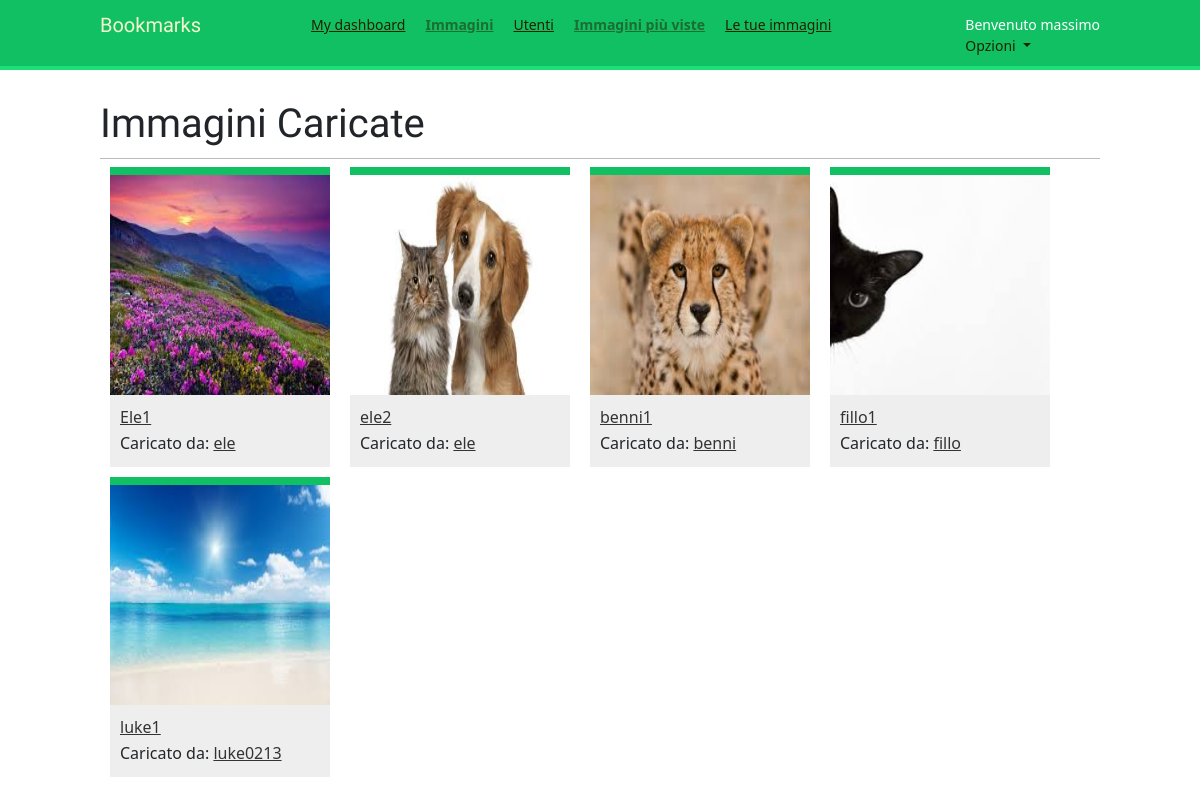
The page /images/ (signed in) on the database its author committed.
### images/models.py (models this page shows, shortened)
class Image(models.Model):
    user = models.ForeignKey(settings.AUTH_USER_MODEL, related_name='images_created', on_delete=models.CASCADE)
    title = models.CharField(max_length=200)
    slug = models.SlugField(max_length=200, blank=True)
    url = models.URLField(blank=True,)
    image = models.ImageField(blank=True, null=True, upload_to='images/%Y/%m/%d')
    description = models.TextField(blank=True)
    created = models.DateField(auto_now_add=True, db_index=True)
    user_like = models.ManyToManyField(settings.AUTH_USER_MODEL, related_name='images_liked', blank=True)
    total_likes = models.PositiveIntegerField(db_index=True, default=0)
    def get_absolute_url(self):
        return reverse('images:detail', args=[self.id, self.slug])

### images/views.py (the view)
# urls.py: path('', views.image_list, name='list'),
@login_required
def image_list(request, images=None):
    if not images:
        images = Image.objects.all()
        private_profiles = Profile.objects.filter(private=True)
        users_with_private_profiles = [profile.user.id for profile in private_profiles]
        followed_users = Contact.objects.filter(user_from=request.user).values_list('user_to_id', flat=True)
        images = images.exclude(user_id__in=users_with_private_profiles).exclude(user=request.user)
        followed_images = Image.objects.filter(user_id__in=followed_users).exclude(user=request.user)
        images = images.union(followed_images)
    paginator = Paginator(images, 8)
    page = request.GET.get('page')
    images_only = request.GET.get('images_only')
    try:
        images = paginator.page(page)
    except PageNotAnInteger:
        images = paginator.page(1)
    except EmptyPage:
        if images_only:
            return HttpResponse('')
        images = paginator.page(paginator.num_pages)
    if images_only:
        return render(request, 'images/image/list_images.html', {'section': 'images', 'images': images, 'user': request.user})
    return render(request, 'images/image/list.html', {'section': 'images', 'images': images})

### images/templates/images/image/list.html (shortened to what this page needs)
{% extends "base.html" %}
{% block content %}
    <h1>Immagini Caricate</h1>
    <div id="image-list">
        {% include "images/image/list_images.html" %}
    </div>
{% endblock %}

### account/templates/base.html (shortened to what this page needs)
<!DOCTYPE html>
<html>
<head>
    {% load static %}
    <link href="{% static "css/base.css" %}" rel="stylesheet">
    <link href="https://cdn.jsdelivr.net/npm/bootstrap@5.3.3/dist/css/bootstrap.min.css" rel="stylesheet">
</head>
<body>
    <div id="header">
        <span class="logo">Bookmarks</span>
        {% if request.user.is_authenticated %}
            <ul class="menu">
                <li {% if section == "dashboard" %}class="selected"{% endif %}>
                    <a href="{% url "dashboard" %}">My dashboard</a>
                </li>
                <li {% if section == "images" %}class="selected"{% endif %}>
                    <a href="{% url "images:list" %}">Immagini</a>
                </li>
                <li {% if section == "people" %}class="selected"{% endif %}>
                    <a href="{% url "user_list" %}">Utenti</a>
                </li>
                <li {% if section == "images" %}class="selected"{% endif %}>
                    <a href="{% url "images:ranking" %}">Immagini più viste</a>
                </li>
                <li {% if section == "people" %}class="selected"{% endif %}>
                    <a href="{% url "images:your_images" %}">Le tue immagini</a>
                </li>
            </ul>
        {% endif %}
        <span class="user">
            {% if request.user.is_authenticated %}
             Benvenuto {{ request.user.first_name }}
                    <a class="nav-link dropdown-toggle" href="#" role="button" data-bs-toggle="dropdown" aria-expanded="false">
                      Opzioni
                    </a>
            {% else %}
                <a href="{% url "login" %}">Login</a>
            {% endif %}
        </span>
    </div>
    <div id="content">
        {% block content %}
        {% endblock %}
    </div>
</body>
</html>

### images/templates/images/image/list_images.html
{% load thumbnail %}
{% for image in images %}
<div class="image">
    <a href="{{ image.get_absolute_url }}">
        {% thumbnail image.image 300x300 crop="smart" as im %}
        <a href="{{ image.get_absolute_url }}">
            <img src="{{ im.url }}"
        </a>
    </a>
    <div class="info">
        <a href="{{ image.get_absolute_url }}" class="title">
            {{ image.title }}
        </a>
        <p>Caricato da: <a href="{{ image.user.get_absolute_url }}">{{ image.user.username }}</a></p>
    </div>
</div>
{% endfor %}

### account/static/css/base.css (style rules this page uses)
body { margin:0; padding:0; font-family:helvetica, sans-serif; }
p { line-height: 1.8; }
a { color:#12c064; text-decoration:none; }
h1, h2, h3, h4, h5 , h6 { font-family: 'Muli', sans-serif; font-weight:normal; }
h1 { border-bottom:1px solid #bbb; padding:0 0 10px 0; margin:10px 0 20px 0; }
#header { padding:10px 100px; font-size:14px; background:#12c064; color:#fff; border-bottom:4px solid #1cdf78; overflow:auto; }
#header .logo { font-family: 'Muli', sans-serif; float:left; color:#f3f7cc; font-size:20px; margin-right:10%; }
#header ul.menu { list-style:none; float:left; margin:0; padding:0; }
#header ul.menu li { float:left; padding:4px 10px; }
#header ul.menu li.selected a, #header ul.menu li.selected a:hover { color:#1b6d32; font-weight:bold; }
#header a { color:#1e2201; }
#header .user { float:right; padding-top:4px; }
#content { padding:30px 100px; }
#image-list { overflow:hidden; }
#image-list .image { float:left; width:220px; height:300px; margin:0 10px 10px 10px; border-top:8px solid #12c064; background:#eee; }
#image-list img { width:220px; height:220px; }
#image-list .info { padding:10px; }
#image-list .info a { color:#333; }

### rows shown on the page
Image: shows a picture, title "Ele1", user.username "ele"
Image: shows a picture, title "ele2", user.username "ele"
Image: shows a picture, title "benni1", user.username "benni"
Image: shows a picture, title "fillo1", user.username "fillo"
Image: shows a picture, title "luke1", user.username "luke0213"

### other values the page prints
{{ request.user.first_name }} "massimo"
